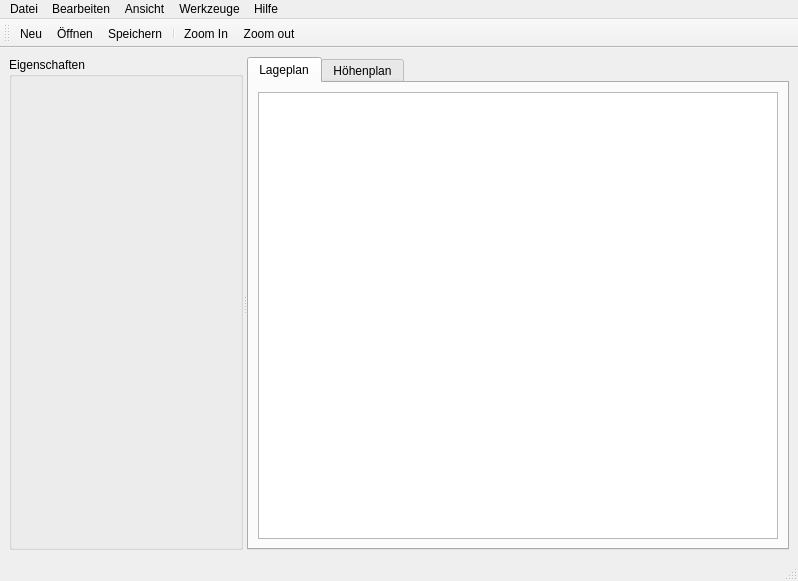
<?xml version="1.0" encoding="UTF-8"?>
<ui version="4.0">
 <class>MainWindow</class>
 <widget class="QMainWindow" name="MainWindow">
  <property name="geometry">
   <rect>
    <x>0</x>
    <y>0</y>
    <width>798</width>
    <height>581</height>
   </rect>
  </property>
  <property name="windowTitle">
   <string>OSMRailSim</string>
  </property>
  <property name="autoFillBackground">
   <bool>false</bool>
  </property>
  <widget class="QWidget" name="centralwidget">
   <property name="enabled">
    <bool>true</bool>
   </property>
   <layout class="QVBoxLayout" name="verticalLayout">
    <item>
     <widget class="QSplitter" name="splitter">
      <property name="orientation">
       <enum>Qt::Horizontal</enum>
      </property>
      <widget class="QGroupBox" name="groupBox">
       <property name="minimumSize">
        <size>
         <width>120</width>
         <height>0</height>
        </size>
       </property>
       <property name="maximumSize">
        <size>
         <width>350</width>
         <height>16777215</height>
        </size>
       </property>
       <property name="title">
        <string>Eigenschaften</string>
       </property>
      </widget>
      <widget class="QTabWidget" name="tabWidget">
       <property name="currentIndex">
        <number>0</number>
       </property>
       <widget class="QWidget" name="Lageplan">
        <attribute name="title">
         <string>Lageplan</string>
        </attribute>
        <layout class="QHBoxLayout" name="horizontalLayout">
         <item>
          <widget class="QGraphicsView" name="mainView"/>
         </item>
        </layout>
       </widget>
       <widget class="QWidget" name="Hoehenplan">
        <attribute name="title">
         <string>Höhenplan</string>
        </attribute>
       </widget>
      </widget>
     </widget>
    </item>
   </layout>
  </widget>
  <widget class="QMenuBar" name="menubar">
   <property name="geometry">
    <rect>
     <x>0</x>
     <y>0</y>
     <width>798</width>
     <height>29</height>
    </rect>
   </property>
   <widget class="QMenu" name="menuDatei">
    <property name="title">
     <string>Datei</string>
    </property>
    <addaction name="btnNeu"/>
    <addaction name="btnOpen"/>
    <addaction name="separator"/>
    <addaction name="btnSpeichern"/>
    <addaction name="btnSpeichernUnter"/>
    <addaction name="separator"/>
    <addaction name="btnSchliessen"/>
    <addaction name="separator"/>
    <addaction name="btnBeenden"/>
   </widget>
   <widget class="QMenu" name="menuBearbeiten">
    <property name="title">
     <string>Bearbeiten</string>
    </property>
   </widget>
   <widget class="QMenu" name="menuAnsicht">
    <property name="title">
     <string>Ansicht</string>
    </property>
    <addaction name="btnZoomIn"/>
    <addaction name="btnZoomOut"/>
    <addaction name="btnGesamtansicht"/>
   </widget>
   <widget class="QMenu" name="menuWerkzeuge">
    <property name="title">
     <string>Werkzeuge</string>
    </property>
    <widget class="QMenu" name="menuDetailieren">
     <property name="title">
      <string>Detailieren</string>
     </property>
     <addaction name="actionSignal_setzen"/>
     <addaction name="actionGleisdefinition"/>
    </widget>
    <addaction name="actionMessen"/>
    <addaction name="actionRouter"/>
    <addaction name="actionEditieren"/>
    <addaction name="menuDetailieren"/>
   </widget>
   <widget class="QMenu" name="menuHilfe">
    <property name="title">
     <string>Hilfe</string>
    </property>
   </widget>
   <addaction name="menuDatei"/>
   <addaction name="menuBearbeiten"/>
   <addaction name="menuAnsicht"/>
   <addaction name="menuWerkzeuge"/>
   <addaction name="menuHilfe"/>
  </widget>
  <widget class="QToolBar" name="toolBar">
   <property name="windowTitle">
    <string>toolBar</string>
   </property>
   <attribute name="toolBarArea">
    <enum>TopToolBarArea</enum>
   </attribute>
   <attribute name="toolBarBreak">
    <bool>false</bool>
   </attribute>
   <addaction name="btnNeu"/>
   <addaction name="btnOpen"/>
   <addaction name="btnSpeichern"/>
   <addaction name="separator"/>
   <addaction name="btnZoomIn"/>
   <addaction name="btnZoomOut"/>
  </widget>
  <widget class="QStatusBar" name="statusBar"/>
  <action name="btnNeu">
   <property name="text">
    <string>Neu</string>
   </property>
   <property name="toolTip">
    <string>Neu</string>
   </property>
   <property name="shortcut">
    <string>Ctrl+N</string>
   </property>
  </action>
  <action name="btnOpen">
   <property name="text">
    <string>Öffnen</string>
   </property>
  </action>
  <action name="btnSpeichern">
   <property name="text">
    <string>Speichern</string>
   </property>
  </action>
  <action name="btnSpeichernUnter">
   <property name="text">
    <string>Speichern unter...</string>
   </property>
  </action>
  <action name="btnSchliessen">
   <property name="text">
    <string>Schließen</string>
   </property>
  </action>
  <action name="btnBeenden">
   <property name="text">
    <string>Beenden</string>
   </property>
  </action>
  <action name="btnZoomIn">
   <property name="text">
    <string>Zoom In</string>
   </property>
  </action>
  <action name="btnZoomOut">
   <property name="text">
    <string>Zoom out</string>
   </property>
  </action>
  <action name="btnGesamtansicht">
   <property name="text">
    <string>Gesamtansicht</string>
   </property>
  </action>
  <action name="actionMessen">
   <property name="text">
    <string>Messen</string>
   </property>
  </action>
  <action name="actionRouter">
   <property name="text">
    <string>Router</string>
   </property>
  </action>
  <action name="actionEditieren">
   <property name="text">
    <string>Editieren</string>
   </property>
  </action>
  <action name="actionSignal_setzen">
   <property name="text">
    <string>Signal setzen</string>
   </property>
  </action>
  <action name="actionGleisdefinition">
   <property name="text">
    <string>Gleisdefinition</string>
   </property>
  </action>
 </widget>
 <resources/>
 <connections/>
</ui>
